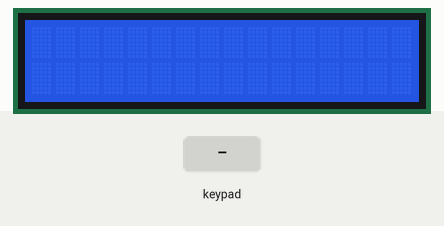
This sketch was run on a simulated Arduino Uno, built with avr-gcc and run on an emulated ATmega328P. On the bench: 16×2 character LCD. Inputs (shaded band) come from the test bench.

Above: at 1.2 s.
1.3 s: keypad keys 0 1 2 3 * pressed 0.4 s apart
At 4.1 s:
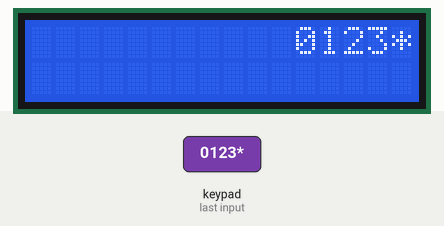
4.8 s: key '+' pressed
6.3 s: key '/' pressed
At 6.8 s:
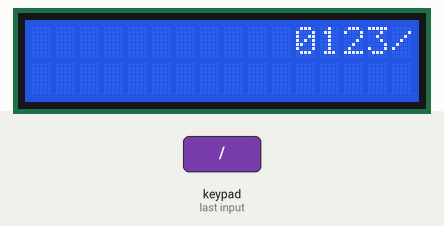
7.8 s: key '=' pressed
At 8.3 s:
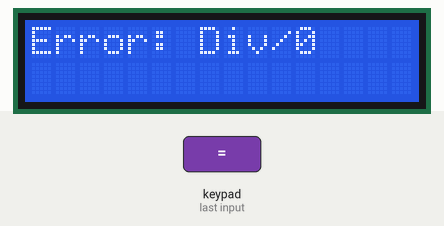
10.8 s: keypad keys 0 1 2 3 = pressed 0.4 s apart
At 12.8 s:
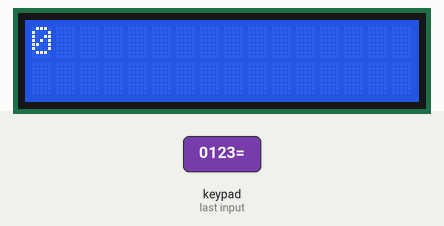
Timing chart, 0 to 14.3 s (numbered marks = the images above; inputs shaded):
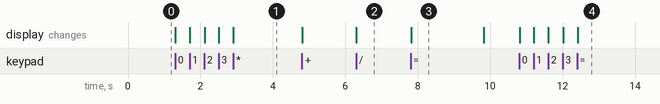

Measured:
- after the input at 1.3 s, the display: first changes at once (image 1 shows a later state)
- after the input at 6.3 s, the display: changes at once (image 2)
- after the input at 7.8 s, the display: changes at once (image 3)
- after the input at 10.8 s, the display: first changes at once (image 4 shows a later state)
- what the display in image 3 shows lasts 2.0 s, from 7.8 s to 9.8 s

The sketch:

E1.ino
```cpp
/*---------------------------------------------
  Curso de Desarrollo IoT
  Módulo: Makers
  Clase: 4
  Ejercicio: 1
  Mini proyecto: Calculadora

  PINOUT:
  (PCF8574)
  SDA -> A4
  SCL -> A5
---------------------------------------------*/

#include <Keypad_I2C.h>
#include <Wire.h>
#include <LiquidCrystal_I2C.h>

// Configuración del LCD
int direccion_i2c = 0x27;  // Dirección del dispositivo I2C del LCD
int columnas_lcd = 16;     // Número de columnas del LCD
int filas_lcd = 2;         // Número de filas del LCD

// Crear una instancia de LiquidCrystal_I2C
LiquidCrystal_I2C lcd(direccion_i2c, columnas_lcd, filas_lcd);

// Definir el teclado numérico y sus pines
const int filas = 4;
const int columnas = 4;
char teclado[filas][columnas] = {
  { '1', '2', '3', '+' },
  { '4', '5', '6', '-' },
  { '7', '8', '9', '*' },
  { 'C', '0', '=', '/' }
};
byte pines_filas[filas] = { 0, 1, 2, 3 };
byte pines_columnas[columnas] = { 4, 5, 6, 7 };

int direccion_teclado = 0x20; // Dirección del dispositivo I2C del teclado

Keypad_I2C kpd = Keypad_I2C(makeKeymap(teclado), pines_filas, pines_columnas, filas, columnas, direccion_teclado);

// Variables para almacenar números y operaciones
String num1, num2;
char op;

void setup() {
  // Inicializar el teclado y el LCD
  kpd.begin();
  lcd.init();
  lcd.backlight();
}

void loop() {
  char key = kpd.getKey(); // Leer la tecla presionada

  // Si se presionó un número, agregarlo al número actual que se está formando
  if (key != NO_KEY && isDigit(key)) {
    if (op == '\0') {
      num1 += key;
    } else {
      num2 += key;
    }
    actualizar_lcd();
  }

  // Si se presionó una operación, guardarla y mostrarla en el LCD
  if (key != NO_KEY && strchr("+-*/", key)) {
    op = key;
    lcd.setCursor(15, 0);
    lcd.print(op);
  }

  // Si se presionó la tecla de igual, calcular el resultado y mostrarlo en el LCD
  if (key != NO_KEY && key == '=') {
    calcular_resultado();
  }

  // Si se presionó la tecla de limpiar (C), reiniciar todos los valores
  if (key != NO_KEY && key == 'C') {
    reiniciar_calculadora();
  }
}

// Función para actualizar el contenido del LCD con los números actuales
void actualizar_lcd() {
  lcd.setCursor(15 - num1.length(), 0);
  lcd.print(num1);
  lcd.setCursor(15 - num2.length(), 1);
  lcd.print(num2);
}

// Función para calcular el resultado y mostrarlo en el LCD
void calcular_resultado() {
  int resultado = 0;
  int n1 = num1.toInt();
  int n2 = num2.toInt();

  switch (op) {
    case '+':
      resultado = n1 + n2;
      break;
    case '-':
      resultado = n1 - n2;
      break;
    case '*':
      resultado = n1 * n2;
      break;
    case '/':
      if (n2 != 0) {
        resultado = n1 / n2;
      } else {
        lcd.clear();
        lcd.print("Error: Div/0");
        delay(2000);
        reiniciar_calculadora();
        return;
      }
      break;
  }

  lcd.clear();
  lcd.print(resultado);
}

// Función para reiniciar todos los valores de la calculadora
void reiniciar_calculadora() {
  num1 = "";
  num2 = "";
  op = '\0';
  lcd.clear();
}
```
